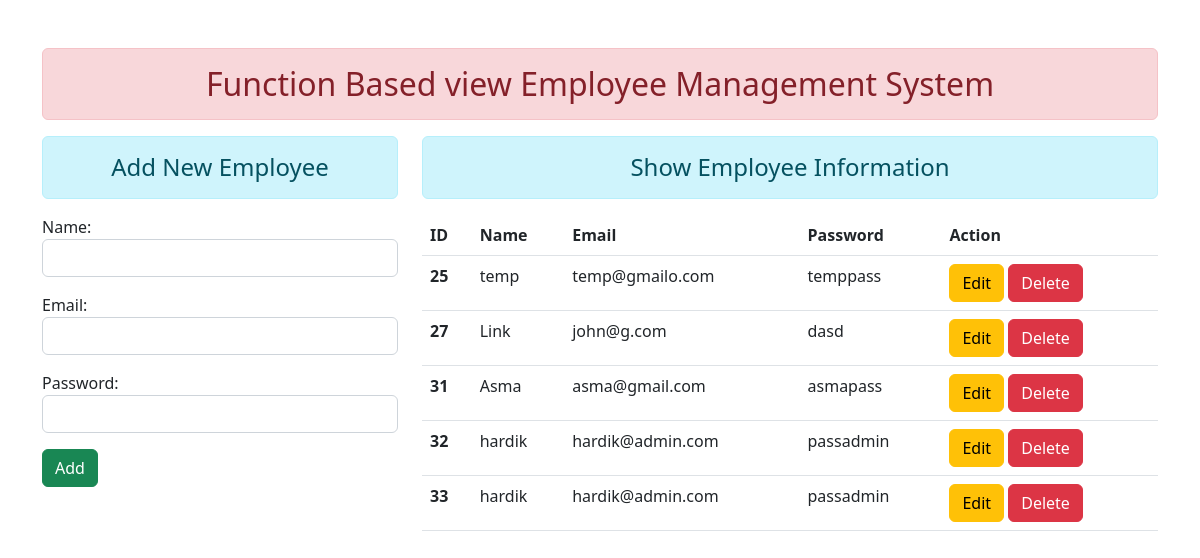
/, run on an earlier commit of the app's database.
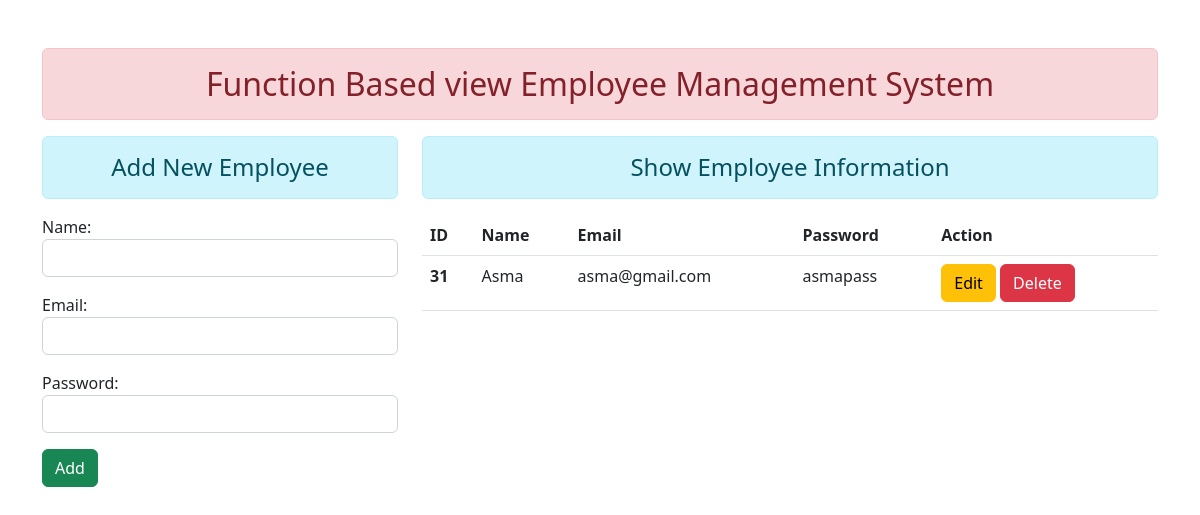
And on a later commit of the database.
### enroll/models.py (models this page shows)
class User(models.Model):
    name = models.CharField(max_length=70)
    email = models.EmailField(max_length=100)
    password = models.CharField(max_length=100)

### enroll/views.py (the view)
# urls.py: path('', views.add_show, name="addandshow"),
def add_show(request):
    if request.method == 'POST':
        fm = StudentRegistration(request.POST)
        if fm.is_valid():
            nm = fm.cleaned_data['name']
            em = fm.cleaned_data['email']
            pw = fm.cleaned_data['password']
            reg = User(name=nm, email=em, password=pw)
            reg.save()
            fm = StudentRegistration()
    else:
        fm = StudentRegistration()
    stud = User.objects.all()
    return render(request, 'enroll/addandshow.html', {'form':fm, 'stu':stud})

### enroll/forms.py
class StudentRegistration(forms.ModelForm):
    class Meta:
        model = User
        fields = ['name', 'email', 'password']
        widgets = {
            'name': forms.TextInput(attrs={'class':'form-control'}),
            'email':forms.EmailInput(attrs={'class':'form-control'}),
            'password':forms.PasswordInput(render_value=True, attrs={'class':'form-control'}),
        }

### enroll/templates/enroll/addandshow.html (shortened to what this page needs)
{% extends 'enroll/base.html' %} {% block content %}
<div class="row">
    <div class="col-sm-4">
        <form action="" method="POST">
            <h4 class="text-center alert alert-info">Add New Employee</h4>
            {% csrf_token %} {{form.as_p}}
            <input type="submit" class="btn btn-success" value="Add">
        </form>
    </div>
    <div class="col-sm-8">
        <h4 class="text-center alert alert-info">Show Employee Information</h4>
        {% if stu %}
        <table class="table table-hover">
            <thead>
                <tr>
                    <th scope="col">ID</th>
                    <th scope="col">Name</th>
                    <th scope="col">Email</th>
                    <th scope="col">Password</th>
                    <th scope="col">Action</th>
                </tr>
            </thead>
            <tbody>
                {% for st in stu %}
                <tr>
                    <th scope="row">{{st.id}}</th>
                    <td>{{st.name}}</td>
                    <td>{{st.email}}</td>
                    <td>{{st.password}}</td>
                    <td>
                        <a href="{% url 'updatedata' st.id %}" class="btn btn-warning">Edit</a>
                        <form action="{% url 'deletedata' st.id %}" method="post" class="d-inline">
                            <input type="submit" value="Delete" class="btn btn-danger">
                        </form>
                    </td>
                </tr>
                {% endfor %}
            </tbody>
        </table>
        {% else %}
        <h4 class="text-center alert alert-warning">No Records</h4>
        {% endif %}
    </div>
</div>
{% endblock content%}

What changed in the data, as far as the page shows it:
removed User: id "25", name "temp", email "temp@gmailo.com", password "temppass"
removed User: id "27", name "Link", email "john@g.com", password "dasd"
removed User: id "32", name "hardik", email "hardik@admin.com", password "passadmin"
removed User: id "33", name "hardik", email "hardik@admin.com", password "passadmin"
